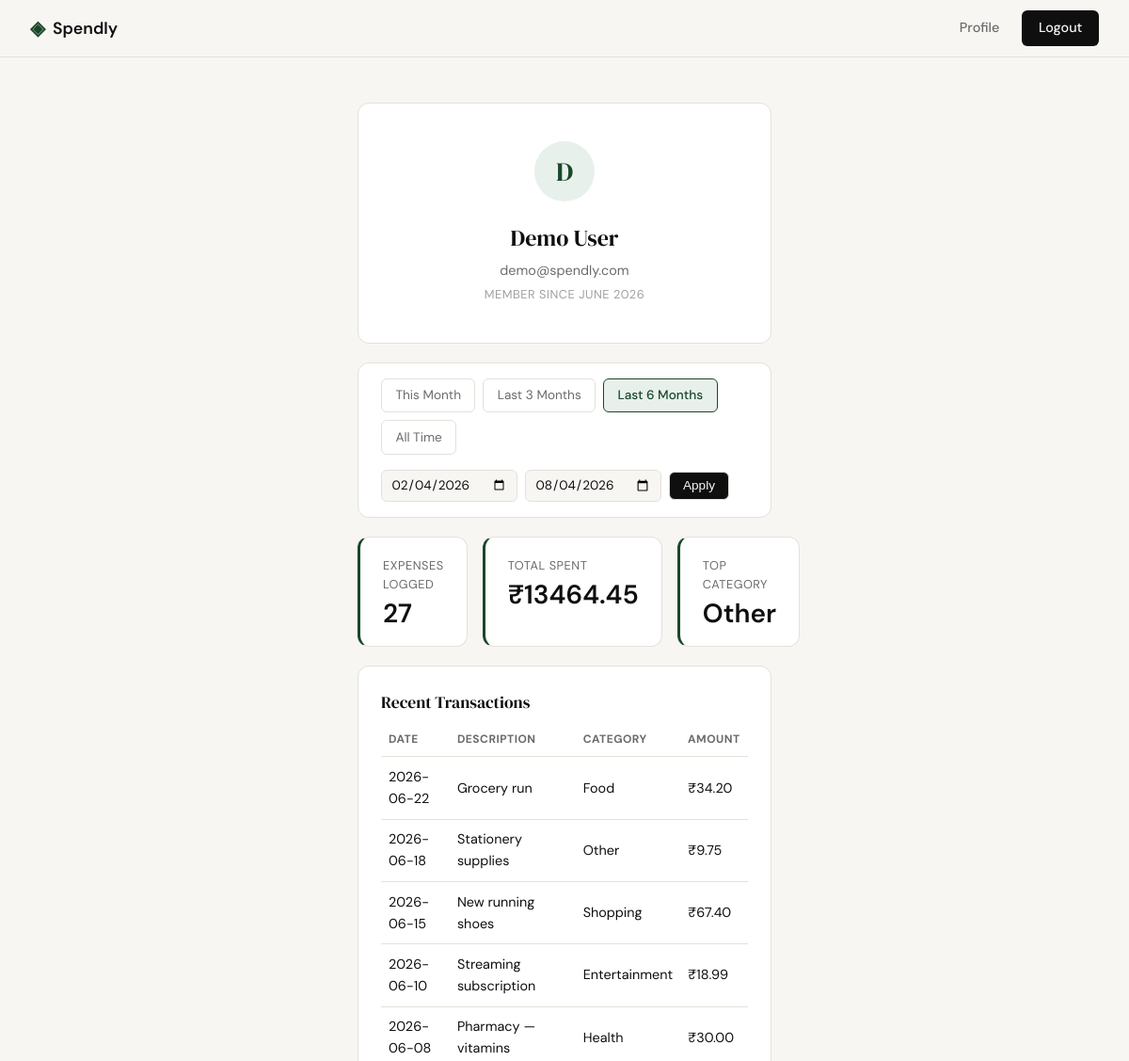
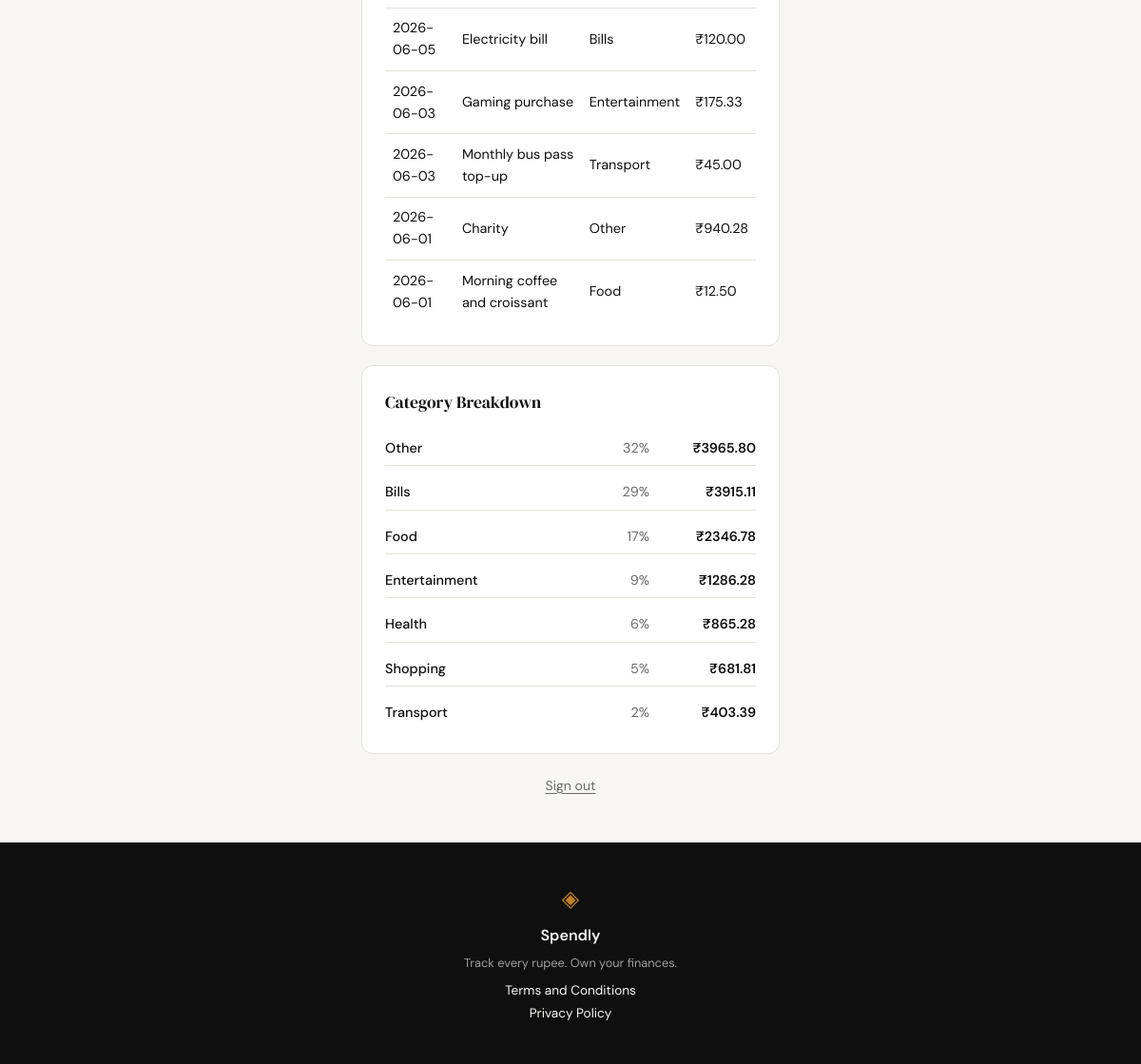
The page /profile?date_from=2026-02-04&date_to=2026-08-04 (signed in) on the database its author committed (2 pictures, top to bottom).
### tables this page shows
CREATE TABLE users (
            id            INTEGER PRIMARY KEY AUTOINCREMENT,
            name          TEXT    NOT NULL,
            email         TEXT    UNIQUE NOT NULL,
            password_hash TEXT    NOT NULL,
            created_at    TEXT    DEFAULT (datetime('now'))
        );

CREATE TABLE expenses (
            id          INTEGER PRIMARY KEY AUTOINCREMENT,
            user_id     INTEGER NOT NULL REFERENCES users(id),
            amount      REAL    NOT NULL,
            category    TEXT    NOT NULL,
            date        TEXT    NOT NULL,
            description TEXT,
            created_at  TEXT    DEFAULT (datetime('now'))
        );

### app.py (the view)
@app.route("/profile")
def profile():
    if not session.get("user_id"):
        return redirect(url_for("login"))
    user = queries.get_user_by_id(session["user_id"])
    if user is None:
        abort(404)
    today = date.today()
    this_month_start = today.replace(day=1)
    this_month_end = date(today.year, today.month,
                           calendar.monthrange(today.year, today.month)[1])
    last_3_start = _months_ago(today, 3)
    last_6_start = _months_ago(today, 6)
    parsed_from = _parse_date(request.args.get("date_from"))
    parsed_to = _parse_date(request.args.get("date_to"))
    date_from = date_to = None
    display_from = display_to = None
    if parsed_from and parsed_to:
        display_from, display_to = parsed_from, parsed_to
        if parsed_from > parsed_to:
            flash("Start date must be before end date.")
        else:
            date_from, date_to = parsed_from, parsed_to
    active_preset = "all_time"
    if date_from == this_month_start.isoformat() and date_to == this_month_end.isoformat():
        active_preset = "this_month"
    elif date_from == last_3_start.isoformat() and date_to == today.isoformat():
        active_preset = "last_3_months"
    elif date_from == last_6_start.isoformat() and date_to == today.isoformat():
        active_preset = "last_6_months"
    elif date_from and date_to:
        active_preset = "custom"
    summary = queries.get_summary_stats(session["user_id"], date_from, date_to)
    transactions = queries.get_recent_transactions(session["user_id"], date_from=date_from, date_to=date_to)
    breakdown = queries.get_category_breakdown(session["user_id"], date_from, date_to)
    return render_template(
        "profile.html",
        user=user,
        summary=summary,
        transactions=transactions,
        breakdown=breakdown,
        active_preset=active_preset,
        filter_from=display_from,
        filter_to=display_to,
        this_month_start=this_month_start.isoformat(),
        this_month_end=this_month_end.isoformat(),
        last_3_start=last_3_start.isoformat(),
        last_6_start=last_6_start.isoformat(),
        today=today.isoformat(),
    )

### app.py (called while the page is built)
def _parse_date(value):
    if not value:
        return None
    try:
        parsed = datetime.strptime(value, "%Y-%m-%d")
        return parsed.strftime("%Y-%m-%d")
    except ValueError:
        return None

def _months_ago(base, months):
    month_index = base.month - 1 - months
    year = base.year + month_index // 12
    month = month_index % 12 + 1
    day = min(base.day, calendar.monthrange(year, month)[1])
    return date(year, month, day)

### database/db.py (called while the page is built)
def get_db():
    db = sqlite3.connect(DB_PATH)
    db.row_factory = sqlite3.Row
    db.execute('PRAGMA foreign_keys = ON')
    return db

### database/queries.py (called while the page is built)
def _format_member_since(created_at):
    year, month = created_at[:7].split("-")
    return f"{MONTH_NAMES[int(month) - 1]} {year}"

def get_user_by_id(user_id):
    db = get_db()
    row = db.execute(
        "SELECT name, email, created_at FROM users WHERE id = ?",
        (user_id,)
    ).fetchone()
    db.close()
    if row is None:
        return None
    return {
        "name": row["name"],
        "email": row["email"],
        "member_since": _format_member_since(row["created_at"]),
    }

def _date_range_clause(date_from, date_to, params):
    if date_from and date_to:
        params.append(date_from)
        params.append(date_to)
        return " AND date BETWEEN ? AND ?"
    return ""

def get_summary_stats(user_id, date_from=None, date_to=None):
    db = get_db()
    params = [user_id]
    clause = _date_range_clause(date_from, date_to, params)
    totals = db.execute(
        "SELECT COUNT(*) AS transaction_count, COALESCE(SUM(amount), 0) AS total_spent "
        "FROM expenses WHERE user_id = ?" + clause,
        tuple(params)
    ).fetchone()
    top = db.execute(
        "SELECT category FROM expenses WHERE user_id = ?" + clause +
        " GROUP BY category ORDER BY SUM(amount) DESC LIMIT 1",
        tuple(params)
    ).fetchone()
    db.close()
    return {
        "total_spent": totals["total_spent"],
        "transaction_count": totals["transaction_count"],
        "top_category": top["category"] if top else "—",
    }

### templates/profile.html (shortened to what this page needs)
{% extends "base.html" %}
{% block head %}
<link rel="stylesheet" href="{{ url_for('static', filename='css/profile.css') }}">
{% endblock %}
{% block content %}
<section class="profile-section">
  <div class="profile-container">
    <div class="profile-card">
      <div class="profile-avatar">{{ user.name[0].upper() }}</div>
      <h1 class="profile-name">{{ user.name }}</h1>
      <p class="profile-email">{{ user.email }}</p>
      <p class="profile-since">Member since {{ user.member_since }}</p>
    </div>
    <div class="filter-bar">
      <div class="filter-presets">
        <a href="{{ url_for('profile', date_from=this_month_start, date_to=this_month_end) }}"
           class="filter-preset{{ ' active' if active_preset == 'this_month' else '' }}">This Month</a>
        <a href="{{ url_for('profile', date_from=last_3_start, date_to=today) }}"
           class="filter-preset{{ ' active' if active_preset == 'last_3_months' else '' }}">Last 3 Months</a>
        <a href="{{ url_for('profile', date_from=last_6_start, date_to=today) }}"
           class="filter-preset{{ ' active' if active_preset == 'last_6_months' else '' }}">Last 6 Months</a>
        <a href="{{ url_for('profile') }}"
           class="filter-preset{{ ' active' if active_preset == 'all_time' else '' }}">All Time</a>
      </div>
      <form method="get" action="{{ url_for('profile') }}" class="filter-custom-form">
        <input type="date" name="date_from" class="filter-input" value="{{ filter_from or '' }}">
        <input type="date" name="date_to" class="filter-input" value="{{ filter_to or '' }}">
        <button type="submit" class="filter-apply-btn{{ ' active' if active_preset == 'custom' else '' }}">Apply</button>
      </form>
    </div>
    <div class="profile-stats">
      <div class="stat-tile">
        <span class="stat-label">Expenses Logged</span>
        <span class="stat-value">{{ summary.transaction_count }}</span>
      </div>
      <div class="stat-tile">
        <span class="stat-label">Total Spent</span>
        <span class="stat-value stat-amount">₹{{ "%.2f"|format(summary.total_spent) }}</span>
      </div>
      <div class="stat-tile">
        <span class="stat-label">Top Category</span>
        <span class="stat-value">{{ summary.top_category }}</span>
      </div>
    </div>
    <div class="profile-panel">
      <h2 class="panel-title">Recent Transactions</h2>
      {% if transactions %}
      <table class="transactions-table">
        <thead>
          <tr>
            <th>Date</th>
            <th>Description</th>
            <th>Category</th>
            <th>Amount</th>
          </tr>
        </thead>
        <tbody>
          {% for txn in transactions %}
          <tr>
            <td>{{ txn.date }}</td>
            <td>{{ txn.description }}</td>
            <td>{{ txn.category }}</td>
            <td class="stat-amount">₹{{ "%.2f"|format(txn.amount) }}</td>
          </tr>
          {% endfor %}
        </tbody>
      </table>
      {% else %}
      <p class="panel-empty">No transactions yet.</p>
      {% endif %}
    </div>
    <div class="profile-panel">
      <h2 class="panel-title">Category Breakdown</h2>
      {% if breakdown %}
      <ul class="category-list">
        {% for cat in breakdown %}
        <li class="category-row">
          <span class="category-name">{{ cat.name }}</span>
          <span class="category-pct">{{ cat.pct }}%</span>
          <span class="category-amount stat-amount">₹{{ "%.2f"|format(cat.amount) }}</span>
        </li>
        {% endfor %}
      </ul>
      {% else %}
      <p class="panel-empty">No categories yet.</p>
      {% endif %}
    </div>
    <div class="profile-actions">
      <a href="{{ url_for('logout') }}" class="profile-logout">Sign out</a>
    </div>
  </div>
</section>
{% endblock %}

### static/css/style.css (style rules this page uses)
:root { --ink: #0f0f0f; --ink-soft: #2d2d2d; --ink-muted: #6b6b6b; --ink-faint: #a0a0a0; --paper: #f7f6f3; --paper-warm: #f0ede6; --paper-card: #ffffff; --accent: #1a472a; --accent-light: #e8f0eb; --accent-2: #c17f24; --accent-2-light: #fdf3e3; --danger: #c0392b; --danger-light: #fdecea; --border: #e4e1da; --border-soft: #eeebe4; --font-display: 'DM Serif Display', Georgia, serif; --font-body: 'DM Sans', system-ui, sans-serif; --max-width: 1200px; --auth-width: 440px; --radius-sm: 6px; --radius-md: 12px; --radius-lg: 20px; }
*, *::before, *::after { box-sizing: border-box; margin: 0; padding: 0; }
html { font-size: 16px; scroll-behavior: smooth; }
body { background: var(--paper); color: var(--ink); font-family: var(--font-body); font-size: 1rem; line-height: 1.6; -webkit-font-smoothing: antialiased; }
a { color: inherit; text-decoration: none; }
.category-name { font-size: 0.9rem; font-weight: 500; color: var(--ink); }
.category-amount { font-size: 0.9rem; font-weight: 600; color: var(--ink); min-width: 80px; text-align: right; }

### rows shown on the page
users: name "D", name "Demo User", email "demo@spendly.com"
expenses: date "2026-06-22", description "Grocery run", category "Food", amount "34.20"
expenses: date "2026-06-18", description "Stationery supplies", category "Other", amount "9.75"
expenses: date "2026-06-15", description "New running shoes", category "Shopping", amount "67.40"
expenses: date "2026-06-10", description "Streaming subscription", category "Entertainment", amount "18.99"
expenses: date "2026-06-08", description "Pharmacy — vitamins", category "Health", amount "30.00"
expenses: date "2026-06-05", description "Electricity bill", category "Bills", amount "120.00"
expenses: date "2026-06-03", description "Gaming purchase", category "Entertainment", amount "175.33"
expenses: date "2026-06-03", description "Monthly bus pass top-up", category "Transport", amount "45.00"
expenses: date "2026-06-01", description "Charity", category "Other", amount "940.28"
expenses: date "2026-06-01", description "Morning coffee and croissant", category "Food", amount "12.50"

### other values the page prints
{{ user.member_since }} "JUNE 2026"
{{ summary.transaction_count }} "27"
{{ "%.2f"|format(summary.total_spent) }} "13464.45"
{{ summary.top_category }} "Other"
{{ cat.name }} "Other" "Bills" "Food" "Entertainment" "Health" "Shopping" "Transport"
{{ cat.pct }} "32" "29" "17" "9" "6" "5" "2"
{{ "%.2f"|format(cat.amount) }} "3965.80" "3915.11" "2346.78" "1286.28" "865.28" "681.81" "403.39"
